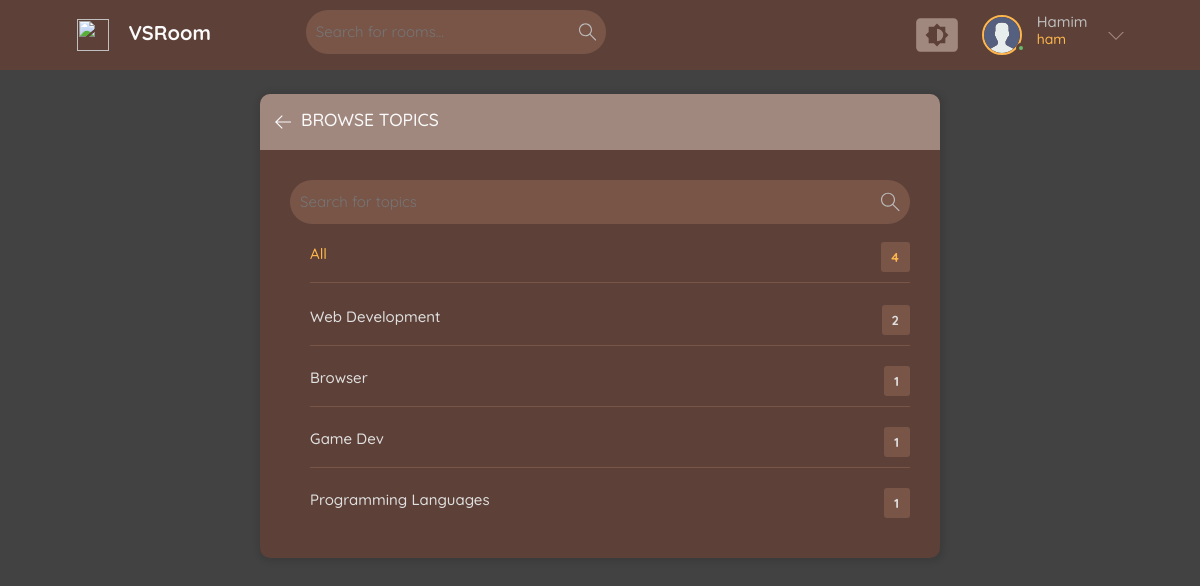
/topics/ (signed in), run on the app's committed database.
### base/models.py (models this page shows, shortened)
class User(AbstractUser):
    name = models.CharField(max_length=200, null=True)
    email = models.EmailField(unique=True ,null=True)
    bio = models.TextField(null=True, blank=True)
    avatar = models.ImageField(upload_to=user_avatar_path, null=True, default="avatar.svg")
    USERNAME_FIELD = 'email'
    REQUIRED_FIELDS = ['username']

class Topic(models.Model):
    name = models.CharField(max_length=200)

### base/views.py (the view)
# urls.py: path('topics/', views.topicsPage, name='topics'),
def topicsPage(request):
    q = request.GET.get('q') if request.GET.get('q') != None else ''
    topics = Topic.objects.filter(name__icontains=q)
    return render (request, 'base/topics.html', {"topics": topics})

### base/templates/base/topics.html (shortened to what this page needs)
{% extends 'base/main.html' %}
{% block text %}
<main class="create-room layout">
  <div class="container">
    <div class="layout__box">
      <div class="layout__boxHeader">
        <div class="layout__boxTitle">
          <a href="{% url 'home' %}">
            <svg version="1.1" xmlns="http://www.w3.org/2000/svg" width="32" height="32" viewBox="0 0 32 32">
              <title>arrow-left</title>
              <path
                d="M13.723 2.286l-13.723 13.714 13.719 13.714 1.616-1.611-10.96-10.96h27.625v-2.286h-27.625l10.965-10.965-1.616-1.607z">
              </path>
            </svg>
            <h3>Browse Topics</h3>
          </a>
        </div>
      </div>
      <div class="topics-page layout__body">
        <form action="" class="header__search">
          <label>
            <input name="q" placeholder="Search for topics" />
          </label>
        </form>
        <ul class="topics__list">
          <li>
            <a href="{% url 'topics' %}" class="active">
              All
              <span class="topic-count Browse">{{topics.count}}</span>
            </a>
          </li>
          {% for topic in topics %}
          <li>
            <a href="{% url 'home' %}?q={{topic.name}}" class="">
              {{topic.name}}
              <span class="topic-count Browse">{{topic.room_set.all.count}}</span>
            </a>
          </li>
          {% endfor %}
        </ul>
      </div>
    </div>
  </div>
</main>
{% endblock text %}

### base/templates/base/nav.html (shortened to what this page needs)
{% load static %}
<header class="header header--loggedIn">
  <div class="container">
    <a href="{% url 'home' %}" class="header__logo">
      <img src="{% static 'Images/poetry.png' %}" />
      <h1>VSRoom</h1>
    </a>
    <form class="header__search nav__search" method="GET" action="{% url 'home' %}">
      <label>
        <input name="q" placeholder="Search for rooms..." />
      </label>
    </form>
    <nav class="header__menu">
      <div class="dropdown-container">
        <div class="color-theme-menu">
        </div>
      </div>
      {% if request.user.is_authenticated %}
      <div class="header__user">
        <a href="{% url 'user-profile' request.user.id %}">
          <div class="avatar avatar--medium active">
            <img src="{{request.user.avatar.url}}" />
          </div>
          <p>{{request.user.name}}<span>{{request.user.username}}</span></p>
        </a>
        <button class="dropdown-button">
          <svg version="1.1" xmlns="http://www.w3.org/2000/svg" width="32" height="32" viewBox="0 0 32 32">
            <title>chevron-down</title>
            <path d="M16 21l-13-13h-3l16 16 16-16h-3l-13 13z"></path>
          </svg>
        </button>
      </div>
      {% else %}
      <a href="{% url 'login' %}">
        <img src="{% static 'Images/avatar.svg' %}" />
        <p>Login</p>
      </a>
      {% endif %}
    </nav>
  </div>
</header>

### data on the page
User: user.avatar (placeholder picture), user.name "Hamim", user.username "ham"
Topic: name "Web Development", room_set.all.count "2"
Topic: name "Browser", room_set.all.count "1"
Topic: name "Game Dev", room_set.all.count "1"
Topic: name "Programming Languages", room_set.all.count "1"

### other printed values
{{ topics.count }} "4"
